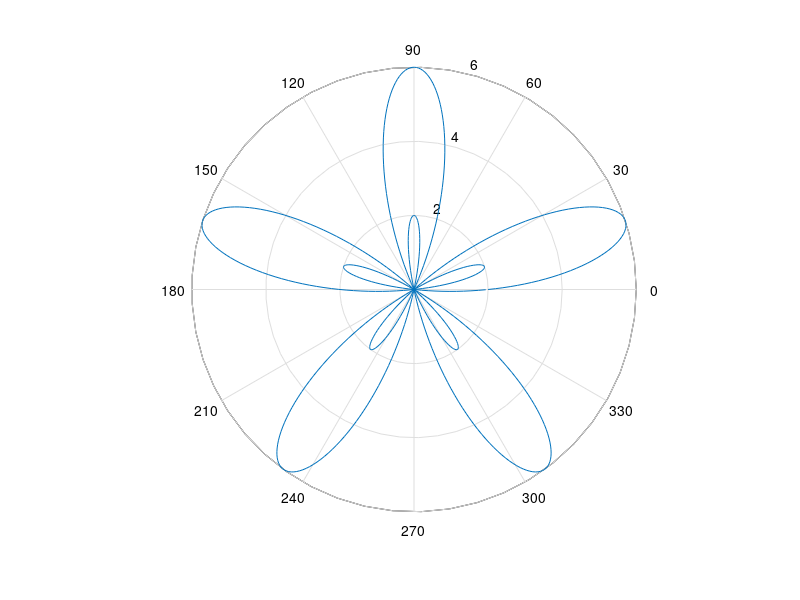

This chart was generated by the following MATLAB code: (Note: this script raises an error after producing the figure.)
theta = 0:0.01:2*pi;
r2 = 4*sin(5*theta)+2;
polar(theta,r2);
syms r2(theta)
r2(theta) = 4*sin(5*theta)+2;
fn(theta) = 0.5*(r2)^2;
area = int(fn, theta, 0, 2*pi);
area = double(area)